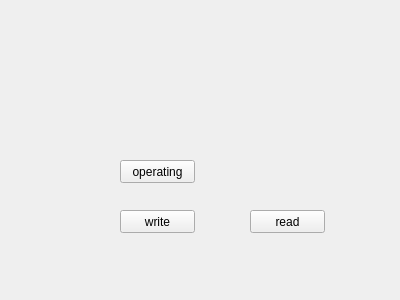
<?xml version="1.0" encoding="UTF-8"?>
<ui version="4.0">
 <class>Widget</class>
 <widget class="QWidget" name="Widget">
  <property name="geometry">
   <rect>
    <x>0</x>
    <y>0</y>
    <width>400</width>
    <height>300</height>
   </rect>
  </property>
  <property name="windowTitle">
   <string>Widget</string>
  </property>
  <widget class="QPushButton" name="pushButton">
   <property name="geometry">
    <rect>
     <x>120</x>
     <y>210</y>
     <width>75</width>
     <height>23</height>
    </rect>
   </property>
   <property name="text">
    <string>write</string>
   </property>
  </widget>
  <widget class="QPushButton" name="pushButton_2">
   <property name="geometry">
    <rect>
     <x>250</x>
     <y>210</y>
     <width>75</width>
     <height>23</height>
    </rect>
   </property>
   <property name="text">
    <string>read</string>
   </property>
  </widget>
  <widget class="QPushButton" name="pushButton_3">
   <property name="geometry">
    <rect>
     <x>120</x>
     <y>160</y>
     <width>75</width>
     <height>23</height>
    </rect>
   </property>
   <property name="text">
    <string>operating</string>
   </property>
  </widget>
 </widget>
 <layoutdefault spacing="6" margin="11"/>
 <resources/>
 <connections/>
</ui>
